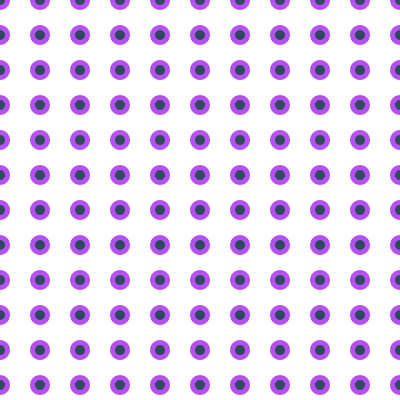
Frame 1 (no input)
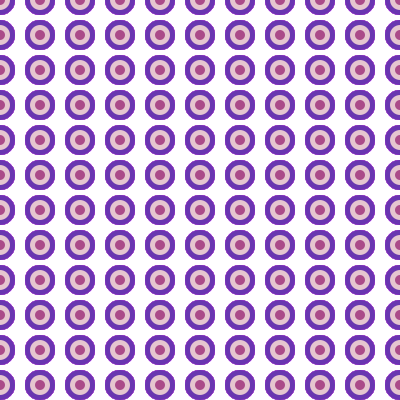
Frame 60 (the mouse pressed at the canvas centre just before this capture)
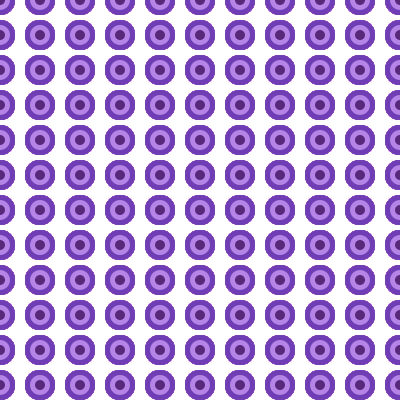
Frame 120 (the mouse held since frame 60 and released just before this capture)

The Processing sketch that drew these frames (run headless with seeded random() and noise(); from frame 60 on, the mouse is pressed at the canvas centre):

// Processing sketch: processing_66661
// ── processing_66661.pde


void setup(){
  size(400,400);
  noStroke();
  smooth();
  background(255);
  frameRate(1000);
  noFill();
  
}

void draw() {

drawCircle(40,35,30);
fill(random(50,255),random(40,200),random(70,250));

drawCircle(40,35,20);
fill(random(0,200),random(40,80),random(70,150));
drawCircle(40,35,10);
fill(random(100,255),random(50,100),random(150,250));
            }

void drawCircle(int circX, int circY, int diameter){

for (int i=0; i<width; i++){
  for(int j=0;j<height;j++){  
  
  ellipse(circX * i, circY*j, diameter, diameter);}
    }
    

}
